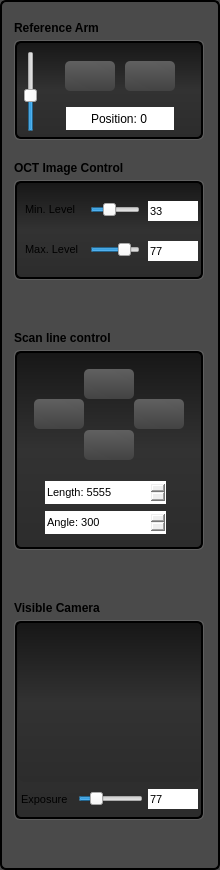
       <widget class="QFrame" name="frame_center_nest_2">
        <property name="minimumSize">
         <size>
          <width>220</width>
          <height>0</height>
         </size>
        </property>
        <property name="maximumSize">
         <size>
          <width>220</width>
          <height>16777215</height>
         </size>
        </property>
        <property name="styleSheet">
         <string notr="true">QFrame {
  background: rgb(74, 74, 74);
    border-style: solid;
    border: 2px solid #000000;
    border-radius: 6px;
}</string>
        </property>
        <property name="frameShape">
         <enum>QFrame::StyledPanel</enum>
        </property>
        <property name="frameShadow">
         <enum>QFrame::Raised</enum>
        </property>
        <property name="lineWidth">
         <number>1</number>
        </property>
        <widget class="QFrame" name="frame_6">
         <property name="geometry">
          <rect>
           <x>4</x>
           <y>10</y>
           <width>211</width>
           <height>141</height>
          </rect>
         </property>
         <property name="styleSheet">
          <string notr="true">border: none;</string>
         </property>
         <property name="frameShape">
          <enum>QFrame::StyledPanel</enum>
         </property>
         <property name="frameShadow">
          <enum>QFrame::Raised</enum>
         </property>
         <widget class="QLabel" name="label_5">
          <property name="geometry">
           <rect>
            <x>10</x>
            <y>10</y>
            <width>121</width>
            <height>16</height>
           </rect>
          </property>
          <property name="font">
           <font>
            <weight>75</weight>
            <bold>true</bold>
           </font>
          </property>
          <property name="styleSheet">
           <string notr="true">border: none;</string>
          </property>
          <property name="text">
           <string>Reference Arm</string>
          </property>
         </widget>
         <widget class="QFrame" name="frame_60">
          <property name="geometry">
           <rect>
            <x>10</x>
            <y>30</y>
            <width>190</width>
            <height>100</height>
           </rect>
          </property>
          <property name="minimumSize">
           <size>
            <width>190</width>
            <height>100</height>
           </size>
          </property>
          <property name="maximumSize">
           <size>
            <width>190</width>
            <height>100</height>
           </size>
          </property>
          <property name="styleSheet">
           <string notr="true">QFrame {
background-color: none;
border: 1px solid rgb(95, 95, 95)
}</string>
          </property>
          <property name="frameShape">
           <enum>QFrame::StyledPanel</enum>
          </property>
          <property name="frameShadow">
           <enum>QFrame::Raised</enum>
          </property>
          <widget class="QFrame" name="frame_61">
           <property name="geometry">
            <rect>
             <x>1</x>
             <y>1</y>
             <width>188</width>
             <height>98</height>
            </rect>
           </property>
           <property name="minimumSize">
            <size>
             <width>100</width>
             <height>50</height>
            </size>
           </property>
           <property name="maximumSize">
            <size>
             <width>190</width>
             <height>100</height>
            </size>
           </property>
           <property name="styleSheet">
            <string notr="true">QFrame {

background-color: qlineargradient(spread:pad, x1:0, y1:0, x2:0, y2:1, stop:0 rgba(23, 23, 23, 255), stop:0.497561 rgba(50, 50, 50, 255), stop:1 rgba(44, 44, 44, 255));
border: 2px solid black;
}</string>
           </property>
           <property name="frameShape">
            <enum>QFrame::StyledPanel</enum>
           </property>
           <property name="frameShadow">
            <enum>QFrame::Raised</enum>
           </property>
           <widget class="QSpinBox" name="spinBox_42">
            <property name="geometry">
             <rect>
              <x>51</x>
              <y>66</y>
              <width>108</width>
              <height>23</height>
             </rect>
            </property>
            <property name="alignment">
             <set>Qt::AlignCenter</set>
            </property>
            <property name="buttonSymbols">
             <enum>QAbstractSpinBox::NoButtons</enum>
            </property>
            <property name="suffix">
             <string/>
            </property>
            <property name="prefix">
             <string>Position: </string>
            </property>
            <property name="maximum">
             <number>10000</number>
            </property>
           </widget>
           <widget class="QSlider" name="verticalSlider_16">
            <property name="geometry">
             <rect>
              <x>8</x>
              <y>10</y>
              <width>16</width>
              <height>81</height>
             </rect>
            </property>
            <property name="maximum">
             <number>999</number>
            </property>
            <property name="value">
             <number>444</number>
            </property>
            <property name="orientation">
             <enum>Qt::Vertical</enum>
            </property>
           </widget>
           <widget class="QPushButton" name="pushButton_52">
            <property name="geometry">
             <rect>
              <x>50</x>
              <y>20</y>
              <width>50</width>
              <height>30</height>
             </rect>
            </property>
            <property name="minimumSize">
             <size>
              <width>20</width>
              <height>20</height>
             </size>
            </property>
            <property name="maximumSize">
             <size>
              <width>130</width>
              <height>100</height>
             </size>
            </property>
            <property name="font">
             <font>
              <pointsize>10</pointsize>
              <weight>75</weight>
              <bold>true</bold>
             </font>
            </property>
            <property name="styleSheet">
             <string notr="true">QPushButton:hover
{
    border: 1px solid #78879b;
    color: silver;
}

QPushButton
{
    border-color: rgb(0,0,0);
}

QPushButton {
background-color: qlineargradient(spread:pad, x1:0.546341, y1:1, x2:0.512195, y2:0, stop:0 rgba(67, 67, 67, 255), stop:1 rgba(96, 96, 96, 255));
border-radius: 5px;
}</string>
            </property>
            <property name="text">
             <string/>
            </property>
            <property name="icon">
             <iconset resource="grey_icons.qrc">
              <normaloff>:/greys/images/grey_icons/10pc_gray_pure_up.svg</normaloff>:/greys/images/grey_icons/10pc_gray_pure_up.svg</iconset>
            </property>
            <property name="iconSize">
             <size>
              <width>14</width>
              <height>14</height>
             </size>
            </property>
           </widget>
           <widget class="QPushButton" name="pushButton_53">
            <property name="geometry">
             <rect>
              <x>110</x>
              <y>20</y>
              <width>50</width>
              <height>30</height>
             </rect>
            </property>
            <property name="minimumSize">
             <size>
              <width>20</width>
              <height>20</height>
             </size>
            </property>
            <property name="maximumSize">
             <size>
              <width>130</width>
              <height>100</height>
             </size>
            </property>
            <property name="font">
             <font>
              <pointsize>10</pointsize>
              <weight>75</weight>
              <bold>true</bold>
             </font>
            </property>
            <property name="styleSheet">
             <string notr="true">QPushButton:hover
{
    border: 1px solid #78879b;
    color: silver;
}

QPushButton
{
    border-color: rgb(0,0,0);
}

QPushButton {
background-color: qlineargradient(spread:pad, x1:0.546341, y1:1, x2:0.512195, y2:0, stop:0 rgba(67, 67, 67, 255), stop:1 rgba(96, 96, 96, 255));
border-radius: 5px;
}</string>
            </property>
            <property name="text">
             <string/>
            </property>
            <property name="icon">
             <iconset resource="grey_icons.qrc">
              <normaloff>:/greys/images/grey_icons/10pc_gray_pure_down.svg</normaloff>:/greys/images/grey_icons/10pc_gray_pure_down.svg</iconset>
            </property>
            <property name="iconSize">
             <size>
              <width>14</width>
              <height>14</height>
             </size>
            </property>
           </widget>
          </widget>
         </widget>
        </widget>
        <widget class="QFrame" name="frame_9">
         <property name="geometry">
          <rect>
           <x>4</x>
           <y>320</y>
           <width>211</width>
           <height>271</height>
          </rect>
         </property>
         <property name="styleSheet">
          <string notr="true">border: none;</string>
         </property>
         <property name="frameShape">
          <enum>QFrame::StyledPanel</enum>
         </property>
         <property name="frameShadow">
          <enum>QFrame::Raised</enum>
         </property>
         <widget class="QLabel" name="label_12">
          <property name="geometry">
           <rect>
            <x>10</x>
            <y>10</y>
            <width>161</width>
            <height>16</height>
           </rect>
          </property>
          <property name="font">
           <font>
            <weight>75</weight>
            <bold>true</bold>
           </font>
          </property>
          <property name="styleSheet">
           <string notr="true">border: none;</string>
          </property>
          <property name="text">
           <string>Scan line control</string>
          </property>
         </widget>
         <widget class="QFrame" name="frame_66">
          <property name="geometry">
           <rect>
            <x>10</x>
            <y>30</y>
            <width>190</width>
            <height>200</height>
           </rect>
          </property>
          <property name="minimumSize">
           <size>
            <width>190</width>
            <height>100</height>
           </size>
          </property>
          <property name="maximumSize">
           <size>
            <width>190</width>
            <height>200</height>
           </size>
          </property>
          <property name="styleSheet">
           <string notr="true">QFrame {
background-color: none;
border: 1px solid rgb(95, 95, 95)
}</string>
          </property>
          <property name="frameShape">
           <enum>QFrame::StyledPanel</enum>
          </property>
          <property name="frameShadow">
           <enum>QFrame::Raised</enum>
          </property>
          <widget class="QFrame" name="frame_67">
           <property name="geometry">
            <rect>
             <x>1</x>
             <y>1</y>
             <width>188</width>
             <height>198</height>
            </rect>
           </property>
           <property name="minimumSize">
            <size>
             <width>100</width>
             <height>198</height>
            </size>
           </property>
           <property name="maximumSize">
            <size>
             <width>190</width>
             <height>198</height>
            </size>
           </property>
           <property name="styleSheet">
            <string notr="true">QFrame {

background-color: qlineargradient(spread:pad, x1:0, y1:0, x2:0, y2:1, stop:0 rgba(23, 23, 23, 255), stop:0.497561 rgba(50, 50, 50, 255), stop:1 rgba(44, 44, 44, 255));
border: 2px solid black;
}</string>
           </property>
           <property name="frameShape">
            <enum>QFrame::StyledPanel</enum>
           </property>
           <property name="frameShadow">
            <enum>QFrame::Raised</enum>
           </property>
           <widget class="QSpinBox" name="spinBox_39">
            <property name="geometry">
             <rect>
              <x>30</x>
              <y>160</y>
              <width>121</width>
              <height>23</height>
             </rect>
            </property>
            <property name="font">
             <font>
              <pointsize>8</pointsize>
             </font>
            </property>
            <property name="suffix">
             <string/>
            </property>
            <property name="prefix">
             <string>Angle: </string>
            </property>
            <property name="maximum">
             <number>360</number>
            </property>
            <property name="value">
             <number>300</number>
            </property>
           </widget>
           <widget class="QSpinBox" name="spinBox_41">
            <property name="geometry">
             <rect>
              <x>30</x>
              <y>130</y>
              <width>121</width>
              <height>23</height>
             </rect>
            </property>
            <property name="font">
             <font>
              <pointsize>8</pointsize>
             </font>
            </property>
            <property name="buttonSymbols">
             <enum>QAbstractSpinBox::UpDownArrows</enum>
            </property>
            <property name="suffix">
             <string/>
            </property>
            <property name="prefix">
             <string>Length: </string>
            </property>
            <property name="maximum">
             <number>9999</number>
            </property>
            <property name="value">
             <number>5555</number>
            </property>
           </widget>
           <widget class="QPushButton" name="pushButton_56">
            <property name="geometry">
             <rect>
              <x>69</x>
              <y>18</y>
              <width>50</width>
              <height>30</height>
             </rect>
            </property>
            <property name="minimumSize">
             <size>
              <width>20</width>
              <height>20</height>
             </size>
            </property>
            <property name="maximumSize">
             <size>
              <width>130</width>
              <height>100</height>
             </size>
            </property>
            <property name="font">
             <font>
              <pointsize>10</pointsize>
              <weight>75</weight>
              <bold>true</bold>
             </font>
            </property>
            <property name="styleSheet">
             <string notr="true">QPushButton:hover
{
    border: 1px solid #78879b;
    color: silver;
}

QPushButton
{
    border-color: rgb(0,0,0);
}

QPushButton {
background-color: qlineargradient(spread:pad, x1:0.546341, y1:1, x2:0.512195, y2:0, stop:0 rgba(67, 67, 67, 255), stop:1 rgba(96, 96, 96, 255));
border-radius: 5px;
}</string>
            </property>
            <property name="text">
             <string/>
            </property>
            <property name="icon">
             <iconset resource="grey_icons.qrc">
              <normaloff>:/greys/images/grey_icons/10pc_gray_pure_up.svg</normaloff>:/greys/images/grey_icons/10pc_gray_pure_up.svg</iconset>
            </property>
            <property name="iconSize">
             <size>
              <width>14</width>
              <height>14</height>
             </size>
            </property>
           </widget>
           <widget class="QPushButton" name="pushButton_57">
            <property name="geometry">
             <rect>
              <x>69</x>
              <y>79</y>
              <width>50</width>
              <height>30</height>
             </rect>
            </property>
            <property name="minimumSize">
             <size>
              <width>20</width>
              <height>20</height>
             </size>
            </property>
            <property name="maximumSize">
             <size>
              <width>130</width>
              <height>100</height>
             </size>
            </property>
            <property name="font">
             <font>
              <pointsize>10</pointsize>
              <weight>75</weight>
              <bold>true</bold>
             </font>
            </property>
            <property name="styleSheet">
             <string notr="true">QPushButton:hover
{
    border: 1px solid #78879b;
    color: silver;
}

QPushButton
{
    border-color: rgb(0,0,0);
}

QPushButton {
background-color: qlineargradient(spread:pad, x1:0.546341, y1:1, x2:0.512195, y2:0, stop:0 rgba(67, 67, 67, 255), stop:1 rgba(96, 96, 96, 255));
border-radius: 5px;
}</string>
            </property>
            <property name="text">
             <string/>
            </property>
            <property name="icon">
             <iconset resource="grey_icons.qrc">
              <normaloff>:/greys/images/grey_icons/10pc_gray_pure_down.svg</normaloff>:/greys/images/grey_icons/10pc_gray_pure_down.svg</iconset>
            </property>
            <property name="iconSize">
             <size>
              <width>14</width>
              <height>14</height>
             </size>
            </property>
           </widget>
           <widget class="QPushButton" name="pushButton_58">
            <property name="geometry">
             <rect>
              <x>119</x>
              <y>48</y>
              <width>50</width>
              <height>30</height>
             </rect>
            </property>
            <property name="minimumSize">
             <size>
              <width>20</width>
              <height>20</height>
             </size>
            </property>
            <property name="maximumSize">
             <size>
              <width>130</width>
              <height>100</height>
             </size>
            </property>
            <property name="font">
             <font>
              <pointsize>10</pointsize>
              <weight>75</weight>
              <bold>true</bold>
             </font>
            </property>
            <property name="styleSheet">
             <string notr="true">QPushButton:hover
{
    border: 1px solid #78879b;
    color: silver;
}

QPushButton
{
    border-color: rgb(0,0,0);
}

QPushButton {
background-color: qlineargradient(spread:pad, x1:0.546341, y1:1, x2:0.512195, y2:0, stop:0 rgba(67, 67, 67, 255), stop:1 rgba(96, 96, 96, 255));
border-radius: 5px;
}</string>
            </property>
            <property name="text">
             <string/>
            </property>
            <property name="icon">
             <iconset resource="grey_icons.qrc">
              <normaloff>:/greys/images/grey_icons/10pc_gray_pure_right.svg</normaloff>:/greys/images/grey_icons/10pc_gray_pure_right.svg</iconset>
            </property>
            <property name="iconSize">
             <size>
              <width>14</width>
              <height>14</height>
             </size>
            </property>
           </widget>
           <widget class="QPushButton" name="pushButton_59">
            <property name="geometry">
             <rect>
              <x>19</x>
              <y>48</y>
              <width>50</width>
              <height>30</height>
             </rect>
            </property>
            <property name="minimumSize">
             <size>
              <width>20</width>
              <height>20</height>
             </size>
            </property>
            <property name="maximumSize">
             <size>
              <width>130</width>
              <height>100</height>
             </size>
            </property>
            <property name="font">
             <font>
              <pointsize>10</pointsize>
              <weight>75</weight>
              <bold>true</bold>
             </font>
            </property>
            <property name="styleSheet">
             <string notr="true">QPushButton:hover
{
    border: 1px solid #78879b;
    color: silver;
}

QPushButton
{
    border-color: rgb(0,0,0);
}

QPushButton {
background-color: qlineargradient(spread:pad, x1:0.546341, y1:1, x2:0.512195, y2:0, stop:0 rgba(67, 67, 67, 255), stop:1 rgba(96, 96, 96, 255));
border-radius: 5px;
}</string>
            </property>
            <property name="text">
             <string/>
            </property>
            <property name="icon">
             <iconset resource="grey_icons.qrc">
              <normaloff>:/greys/images/grey_icons/10pc_gray_pure_left.svg</normaloff>:/greys/images/grey_icons/10pc_gray_pure_left.svg</iconset>
            </property>
            <property name="iconSize">
             <size>
              <width>14</width>
              <height>14</height>
             </size>
            </property>
           </widget>
          </widget>
         </widget>
         <zorder>label_12</zorder>
         <zorder>frame_66</zorder>
         <zorder>frame_10</zorder>
        </widget>
        <widget class="QFrame" name="frame_11">
         <property name="geometry">
          <rect>
           <x>4</x>
           <y>150</y>
           <width>211</width>
           <height>141</height>
          </rect>
         </property>
         <property name="styleSheet">
          <string notr="true">border: none;</string>
         </property>
         <property name="frameShape">
          <enum>QFrame::StyledPanel</enum>
         </property>
         <property name="frameShadow">
          <enum>QFrame::Raised</enum>
         </property>
         <widget class="QLabel" name="label_16">
          <property name="geometry">
           <rect>
            <x>10</x>
            <y>10</y>
            <width>161</width>
            <height>16</height>
           </rect>
          </property>
          <property name="font">
           <font>
            <weight>75</weight>
            <bold>true</bold>
           </font>
          </property>
          <property name="styleSheet">
           <string notr="true">border: none;</string>
          </property>
          <property name="text">
           <string>OCT Image Control</string>
          </property>
         </widget>
         <widget class="QFrame" name="frame_70">
          <property name="geometry">
           <rect>
            <x>10</x>
            <y>30</y>
            <width>190</width>
            <height>100</height>
           </rect>
          </property>
          <property name="minimumSize">
           <size>
            <width>190</width>
            <height>100</height>
           </size>
          </property>
          <property name="maximumSize">
           <size>
            <width>190</width>
            <height>100</height>
           </size>
          </property>
          <property name="styleSheet">
           <string notr="true">QFrame {
background-color: none;
border: 1px solid rgb(95, 95, 95)
}</string>
          </property>
          <property name="frameShape">
           <enum>QFrame::StyledPanel</enum>
          </property>
          <property name="frameShadow">
           <enum>QFrame::Raised</enum>
          </property>
          <widget class="QFrame" name="frame_71">
           <property name="geometry">
            <rect>
             <x>1</x>
             <y>1</y>
             <width>188</width>
             <height>98</height>
            </rect>
           </property>
           <property name="minimumSize">
            <size>
             <width>100</width>
             <height>50</height>
            </size>
           </property>
           <property name="maximumSize">
            <size>
             <width>190</width>
             <height>100</height>
            </size>
           </property>
           <property name="styleSheet">
            <string notr="true">QFrame {

background-color: qlineargradient(spread:pad, x1:0, y1:0, x2:0, y2:1, stop:0 rgba(23, 23, 23, 255), stop:0.497561 rgba(50, 50, 50, 255), stop:1 rgba(44, 44, 44, 255));
border: 2px solid black;
}</string>
           </property>
           <property name="frameShape">
            <enum>QFrame::StyledPanel</enum>
           </property>
           <property name="frameShadow">
            <enum>QFrame::Raised</enum>
           </property>
           <widget class="QSlider" name="horizontalSlider_7">
            <property name="geometry">
             <rect>
              <x>75</x>
              <y>19</y>
              <width>50</width>
              <height>20</height>
             </rect>
            </property>
            <property name="value">
             <number>33</number>
            </property>
            <property name="orientation">
             <enum>Qt::Horizontal</enum>
            </property>
           </widget>
           <widget class="QLabel" name="label_17">
            <property name="geometry">
             <rect>
              <x>10</x>
              <y>20</y>
              <width>71</width>
              <height>16</height>
             </rect>
            </property>
            <property name="font">
             <font>
              <pointsize>8</pointsize>
              <weight>50</weight>
              <bold>false</bold>
             </font>
            </property>
            <property name="styleSheet">
             <string notr="true">border: none;
background:none;</string>
            </property>
            <property name="text">
             <string>Min. Level</string>
            </property>
           </widget>
           <widget class="QSpinBox" name="spinBox_48">
            <property name="geometry">
             <rect>
              <x>133</x>
              <y>20</y>
              <width>50</width>
              <height>20</height>
             </rect>
            </property>
            <property name="minimumSize">
             <size>
              <width>50</width>
              <height>0</height>
             </size>
            </property>
            <property name="font">
             <font>
              <pointsize>8</pointsize>
             </font>
            </property>
            <property name="buttonSymbols">
             <enum>QAbstractSpinBox::NoButtons</enum>
            </property>
            <property name="value">
             <number>33</number>
            </property>
           </widget>
           <widget class="QLabel" name="label_18">
            <property name="geometry">
             <rect>
              <x>10</x>
              <y>60</y>
              <width>71</width>
              <height>16</height>
             </rect>
            </property>
            <property name="font">
             <font>
              <pointsize>8</pointsize>
              <weight>50</weight>
              <bold>false</bold>
             </font>
            </property>
            <property name="styleSheet">
             <string notr="true">border: none;
background:none;</string>
            </property>
            <property name="text">
             <string>Max. Level</string>
            </property>
           </widget>
           <widget class="QSlider" name="horizontalSlider_8">
            <property name="geometry">
             <rect>
              <x>75</x>
              <y>59</y>
              <width>50</width>
              <height>20</height>
             </rect>
            </property>
            <property name="value">
             <number>77</number>
            </property>
            <property name="orientation">
             <enum>Qt::Horizontal</enum>
            </property>
           </widget>
           <widget class="QSpinBox" name="spinBox_49">
            <property name="geometry">
             <rect>
              <x>133</x>
              <y>60</y>
              <width>50</width>
              <height>20</height>
             </rect>
            </property>
            <property name="minimumSize">
             <size>
              <width>50</width>
              <height>0</height>
             </size>
            </property>
            <property name="maximumSize">
             <size>
              <width>50</width>
              <height>16777215</height>
             </size>
            </property>
            <property name="font">
             <font>
              <pointsize>8</pointsize>
             </font>
            </property>
            <property name="styleSheet">
             <string notr="true"/>
            </property>
            <property name="buttonSymbols">
             <enum>QAbstractSpinBox::NoButtons</enum>
            </property>
            <property name="value">
             <number>77</number>
            </property>
           </widget>
          </widget>
         </widget>
        </widget>
        <widget class="QFrame" name="frame_10">
         <property name="geometry">
          <rect>
           <x>4</x>
           <y>590</y>
           <width>211</width>
           <height>271</height>
          </rect>
         </property>
         <property name="styleSheet">
          <string notr="true">border: none;</string>
         </property>
         <property name="frameShape">
          <enum>QFrame::StyledPanel</enum>
         </property>
         <property name="frameShadow">
          <enum>QFrame::Raised</enum>
         </property>
         <widget class="QLabel" name="label_13">
          <property name="geometry">
           <rect>
            <x>10</x>
            <y>10</y>
            <width>161</width>
            <height>16</height>
           </rect>
          </property>
          <property name="font">
           <font>
            <weight>75</weight>
            <bold>true</bold>
           </font>
          </property>
          <property name="styleSheet">
           <string notr="true">border: none;</string>
          </property>
          <property name="text">
           <string>Visible Camera</string>
          </property>
         </widget>
         <widget class="QFrame" name="frame_68">
          <property name="geometry">
           <rect>
            <x>10</x>
            <y>30</y>
            <width>190</width>
            <height>200</height>
           </rect>
          </property>
          <property name="minimumSize">
           <size>
            <width>190</width>
            <height>100</height>
           </size>
          </property>
          <property name="maximumSize">
           <size>
            <width>190</width>
            <height>200</height>
           </size>
          </property>
          <property name="styleSheet">
           <string notr="true">QFrame {
background-color: none;
border: 1px solid rgb(95, 95, 95)
}</string>
          </property>
          <property name="frameShape">
           <enum>QFrame::StyledPanel</enum>
          </property>
          <property name="frameShadow">
           <enum>QFrame::Raised</enum>
          </property>
          <widget class="QFrame" name="frame_69">
           <property name="geometry">
            <rect>
             <x>1</x>
             <y>1</y>
             <width>188</width>
             <height>198</height>
            </rect>
           </property>
           <property name="minimumSize">
            <size>
             <width>100</width>
             <height>198</height>
            </size>
           </property>
           <property name="maximumSize">
            <size>
             <width>190</width>
             <height>198</height>
            </size>
           </property>
           <property name="styleSheet">
            <string notr="true">QFrame {

background-color: qlineargradient(spread:pad, x1:0, y1:0, x2:0, y2:1, stop:0 rgba(23, 23, 23, 255), stop:0.497561 rgba(50, 50, 50, 255), stop:1 rgba(44, 44, 44, 255));
border: 2px solid black;
}</string>
           </property>
           <property name="frameShape">
            <enum>QFrame::StyledPanel</enum>
           </property>
           <property name="frameShadow">
            <enum>QFrame::Raised</enum>
           </property>
           <widget class="QLabel" name="labelSnapshotThumbnail_11">
            <property name="geometry">
             <rect>
              <x>3</x>
              <y>3</y>
              <width>182</width>
              <height>158</height>
             </rect>
            </property>
            <property name="styleSheet">
             <string notr="true">border: none;</string>
            </property>
            <property name="text">
             <string/>
            </property>
            <property name="pixmap">
             <pixmap resource="vis_gallery_resources.qrc">:/samples/images/vis_gallery/example_vis_camera_13.jpg</pixmap>
            </property>
            <property name="scaledContents">
             <bool>true</bool>
            </property>
           </widget>
           <widget class="QLabel" name="label_39">
            <property name="geometry">
             <rect>
              <x>6</x>
              <y>170</y>
              <width>61</width>
              <height>16</height>
             </rect>
            </property>
            <property name="font">
             <font>
              <pointsize>8</pointsize>
             </font>
            </property>
            <property name="styleSheet">
             <string notr="true">border:none; background: none;</string>
            </property>
            <property name="text">
             <string>Exposure</string>
            </property>
           </widget>
           <widget class="QSlider" name="horizontalSlider_22">
            <property name="geometry">
             <rect>
              <x>63</x>
              <y>170</y>
              <width>65</width>
              <height>16</height>
             </rect>
            </property>
            <property name="value">
             <number>22</number>
            </property>
            <property name="orientation">
             <enum>Qt::Horizontal</enum>
            </property>
           </widget>
           <widget class="QSpinBox" name="spinBox_47">
            <property name="geometry">
             <rect>
              <x>133</x>
              <y>168</y>
              <width>50</width>
              <height>20</height>
             </rect>
            </property>
            <property name="minimumSize">
             <size>
              <width>50</width>
              <height>0</height>
             </size>
            </property>
            <property name="maximumSize">
             <size>
              <width>50</width>
              <height>16777215</height>
             </size>
            </property>
            <property name="font">
             <font>
              <pointsize>8</pointsize>
             </font>
            </property>
            <property name="styleSheet">
             <string notr="true"/>
            </property>
            <property name="buttonSymbols">
             <enum>QAbstractSpinBox::NoButtons</enum>
            </property>
            <property name="value">
             <number>77</number>
            </property>
           </widget>
          </widget>
         </widget>
        </widget>
        <zorder>frame_48</zorder>
        <zorder>frame_6</zorder>
        <zorder>frame_9</zorder>
        <zorder>frame_11</zorder>
        <zorder>frame_10</zorder>
       </widget>
